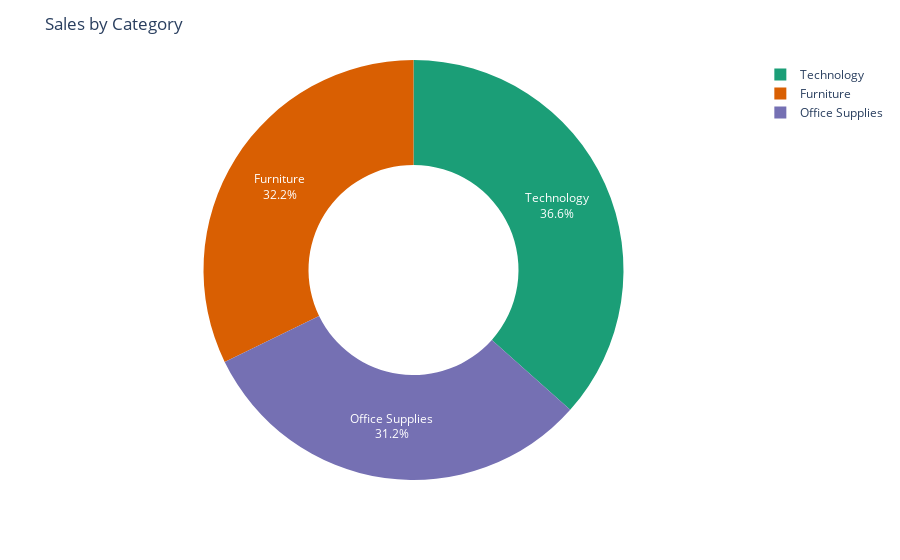

Notebook cell for this chart:
### Code cell
# the sales by category

sales_by_category = df.groupby('Category')['Sales'].sum().reset_index()


fig = px.pie(sales_by_category,
            values='Sales',
            names='Category',
            hole=0.5,
            color_discrete_sequence=px.colors.qualitative.Dark2)

fig.update_traces(textposition='inside',textinfo='percent+label')
fig.update_layout(title_text='Sales by Category', title_font=dict(size=17))

fig.show()

### Figure 1 — Plotly figure (JSON) as saved in the notebook; plotly's stock layout.template omitted (floating-point values rounded to 4 significant figures)
{"data": [{"domain": {"x": [0, 1], "y": [0, 1]}, "hole": 0.5, "hovertemplate": "Category=%{label}<br>Sales=%{value}<extra></extra>", "labels": ["Furniture", "Office Supplies", "Technology"], "legendgroup": "", "name": "", "showlegend": true, "textinfo": "percent+label", "textposition": "inside", "type": "pie", "values": [728400.0, 705400.0, 827500.0]}], "layout": {"legend": {"tracegroupgap": 0}, "margin": {"t": 60}, "piecolorway": ["rgb(27,158,119)", "rgb(217,95,2)", "rgb(117,112,179)", "rgb(231,41,138)", "rgb(102,166,30)", "rgb(230,171,2)", "rgb(166,118,29)", "rgb(102,102,102)"], "title": {"font": {"size": 17}, "text": "Sales by Category"}}}
